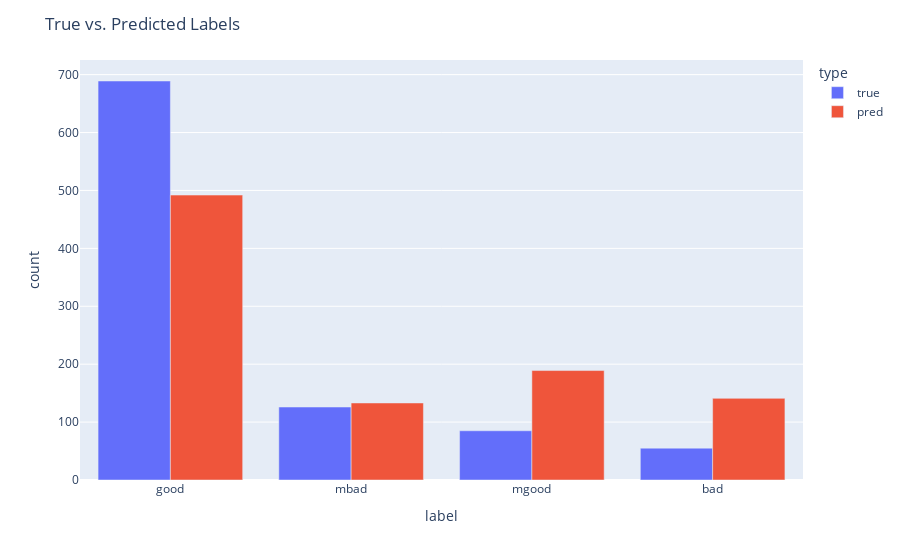

Notebook cell for this chart:
### Code cell
true = cali.label.value_counts()
pred = y_pred.value_counts()

# combine into a dataframe, with labels for true or predicted
true_df = pd.DataFrame({"count": true, "type": "true"})
pred_df = pd.DataFrame({"count": pred, "type": "pred"})
label_compare = pd.concat([true_df, pred_df]).reset_index()

# rename the index column to label
label_compare.rename(columns={"index": "label"}, inplace=True)
label_compare

# plot the counts
import plotly.express as px

fig = px.bar(label_compare, x="label", y="count", color="type", barmode="group")
fig.update_layout(title="True vs. Predicted Labels")
fig.show()

### Figure 1 — Plotly figure (JSON) as saved in the notebook; plotly's stock layout.template omitted (floating-point values rounded to 4 significant figures)
{"data": [{"alignmentgroup": "True", "hovertemplate": "type=true<br>label=%{x}<br>count=%{y}<extra></extra>", "legendgroup": "true", "marker": {"color": "#636efa", "pattern": {"shape": ""}}, "name": "true", "offsetgroup": "true", "orientation": "v", "showlegend": true, "textposition": "auto", "type": "bar", "x": ["good", "mbad", "mgood", "bad"], "xaxis": "x", "y": [689, 126, 85, 55], "yaxis": "y"}, {"alignmentgroup": "True", "hovertemplate": "type=pred<br>label=%{x}<br>count=%{y}<extra></extra>", "legendgroup": "pred", "marker": {"color": "#EF553B", "pattern": {"shape": ""}}, "name": "pred", "offsetgroup": "pred", "orientation": "v", "showlegend": true, "textposition": "auto", "type": "bar", "x": ["good", "mgood", "bad", "mbad"], "xaxis": "x", "y": [492, 189, 141, 133], "yaxis": "y"}], "layout": {"barmode": "group", "legend": {"title": {"text": "type"}, "tracegroupgap": 0}, "margin": {"t": 60}, "title": {"text": "True vs. Predicted Labels"}, "xaxis": {"anchor": "y", "domain": [0, 1], "title": {"text": "label"}}, "yaxis": {"anchor": "x", "domain": [0, 1], "title": {"text": "count"}}}}
